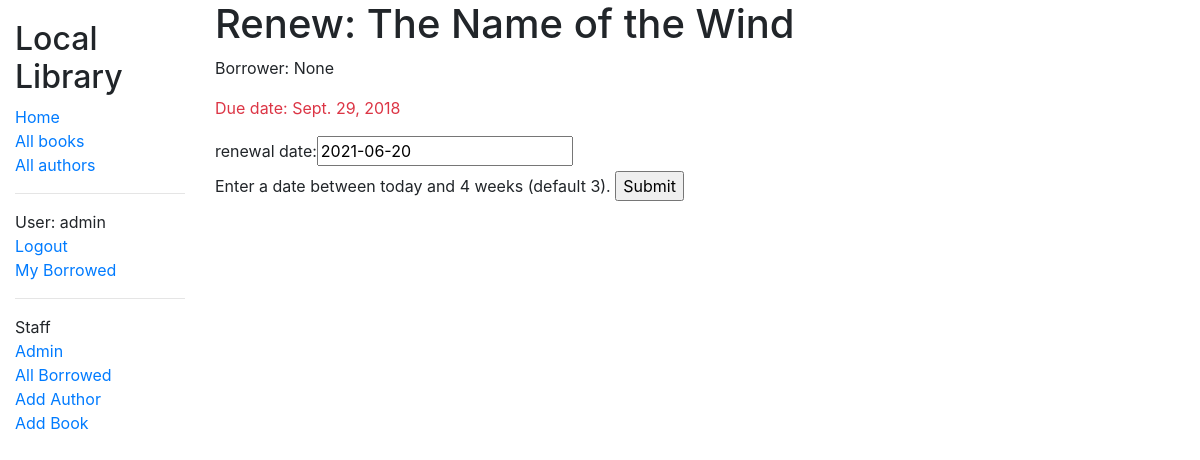
Page /catalog/book/dbdbc9f5-f1f1-4c8e-a187-cc3ae091fb4e/renew/ (signed in) on the earlier database version.
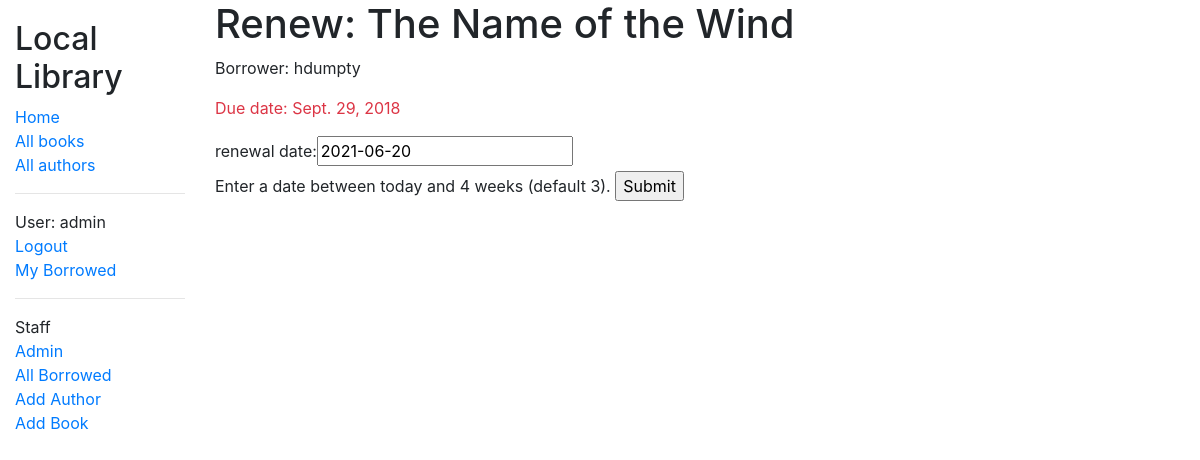
Same page on the later database version.
### catalog/models.py (models this page shows, shortened)
class BookInstance(models.Model):
    id = models.UUIDField(primary_key=True, default=uuid.uuid4, help_text='Unique ID for this particular book across whole library')
    book = models.ForeignKey('Book', on_delete=models.SET_NULL, null=True)
    imprint = models.CharField(max_length=200)
    due_back = models.DateField(null=True, blank=True)
    borrower = models.ForeignKey(User, on_delete=models.SET_NULL, null=True, blank=True)
    LOAN_STATUS = (
        ('m', 'Maintenance'),
        ('o', 'On loan'),
        ('a', 'Available'),
        ('r', 'Reserved'),
    )
    status = models.CharField(
        max_length=1,
        choices=LOAN_STATUS,
        blank=True,
        default='m',
        help_text='Book availability',
    )
    class Meta:
        ordering = ['due_back']
        permissions = (("can_mark_returned", "Set book as returned"),)
    @property
    def is_overdue(self,):
        if self.due_back and date.today() > self.due_back:
            return True
        return False

class Book(models.Model):
    title = models.CharField(max_length=200)
    author = models.ForeignKey('Author', on_delete=models.SET_NULL, null=True)
    summary = models.TextField(max_length=1000, help_text='Enter a brief description of the book')
    isbn = models.CharField('ISBN', max_length=13,
                            help_text='13 Character <a href="https://www.isbn-international.org/content/what-isbn">ISBN number</a>')
    genre = models.ManyToManyField(Genre, help_text='Select a genre for this book')
    language = models.ForeignKey('Language', on_delete=models.SET_NULL, null=True)
    class Meta:
        ordering = ['title', 'author']
    def display_genre(self):
        """Create a string for the Genre. This is required to display genre in Admin."""
        return ', '.join(genre.name for genre in self.genre.all()[:3])
    display_genre.description = 'Genre'

### catalog/views.py (the view)
# urls.py: path('book/<uuid:pk>/renew/', views.renew_book_librarian, name='renew-book-librarian'),
@permission_required('catalog.can_mark_returned')
def renew_book_librarian(request, pk):
    book_instance = get_object_or_404(BookInstance, pk=pk)
    if request.method == 'POST':
        book_renewal_form = RenewBookForm(request.POST)
        if book_renewal_form.is_valid():
            book_instance.due_back = book_renewal_form.cleaned_data['due_back']
            book_instance.save()
            return HttpResponseRedirect(reverse('all-borrowed'))
    else:
        proposed_due_date = datetime.date.today() + datetime.timedelta(weeks=3)
        book_renewal_form = RenewBookForm(initial={'due_back': proposed_due_date})
    context = {
        'form': book_renewal_form,
        'book_instance': book_instance,
    }
    return render(request, 'catalog/book_renew_librarian.html', context)

### catalog/forms.py (shortened to what this page needs)
class RenewBookForm(forms.ModelForm):
    class Meta:
        model = BookInstance
        fields = ['due_back']
        labels = {'due_back': _('renewal date')}
        help_texts = {'due_back': _('Enter a date between today and 4 weeks (default 3).')}

### catalog/templates/catalog/book_renew_librarian.html (shortened to what this page needs)
{% extends 'base_generic.html' %}
{% block content %}
  <h1>Renew: {{ book_instance.book.title }}</h1>
  <p>Borrower: {{ book_instance.borrower }}</p>
  <p{% if book_instance.is_overdue %} class="text-danger"{% endif %}>Due date: {{ book_instance.due_back }}</p>
  <form action="" method="post">
    {{ form.as_table }}
    <input type="submit" value="Submit">
  </form>
{% endblock %}

Differences in the rows shown:
changed BookInstance "The Name of the Wind": borrower "None" → "hdumpty"
